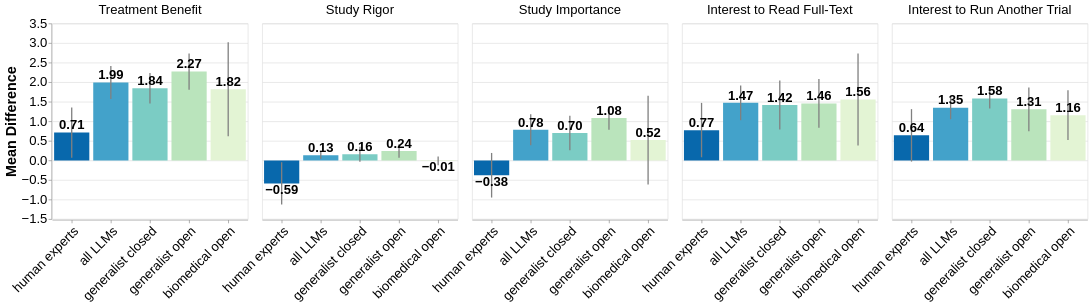

Notebook code cell kept with this figure:
### Markdown cell above
### Plots

### Code cell
# Create a mapping for custom facet titles
facet_title_mapping = {
    'benefit': 'Treatment Benefit',
    'rigor': 'Study Rigor',
    'importance': 'Study Importance',
    'full_text': 'Interest to Read Full-Text',
    'another_trial': 'Interest to Run Another Trial'
}

# Define the desired order for the facets
facet_order = ['Treatment Benefit', 'Study Rigor', 'Study Importance', 'Interest to Read Full-Text', 'Interest to Run Another Trial']

color_mapping = {
    'human experts': '#0868ac', 
    'all LLMs': '#43a2ca',  
    'generalist closed': '#7bccc4',  
    'generalist open': '#bae4bc',  
    'biomedical open': '#E3F4D4'
}

method_order = ['human experts', 'all LLMs', 'generalist closed', 'generalist open', 'biomedical open']

# Apply the mapping as a calculated field
chart_data = model_stats_final_df.copy()
chart_data['metric'] = chart_data['metric'].map(facet_title_mapping)

# Configure global font sizes
chart_config = {
    "axis": {"labelFontSize": 20, "titleFontSize": 22},  # Axis labels and titles
    "header": {"labelFontSize": 20, "titleFontSize": 22},  # Facet headers
    "legend": {"labelFontSize": 18, "titleFontSize": 20},  # Legend labels and titles
    "text": {"fontSize": 20},  # Text mark size
}

# Bar chart
bars = alt.Chart(chart_data).mark_bar().encode(
    x=alt.X('method:N', title=None, axis=alt.Axis(labelAngle=-45), sort=method_order),
    y=alt.Y('mean_diff:Q', title='Mean Difference'),
    color=alt.Color('method:N', title='Method', legend=None, scale=alt.Scale(domain=list(color_mapping.keys()), range=list(color_mapping.values())))
).properties(
    width=300,  # Set the width to 300 pixels
    height=300  # Set the height to 300 pixels
)

# Error bars
error_bars = alt.Chart(chart_data).mark_errorbar().encode(
    alt.X("method:N", sort=method_order),
    alt.Y("ci_lower:Q").title("Mean Difference"),
    alt.Y2("ci_upper:Q"),
    strokeWidth=alt.value(2),
    color=alt.value('gray')
)

# Add value labels
text = bars.mark_text(
    align='center',
    baseline='bottom',
    fontWeight='bold',
    dy=alt.expr(expr=alt.expr.if_(alt.datum.mean_diff >= 0, -1, 20))  # Adjust the position of the text    
).encode(
    text=alt.Text('mean_diff:Q', format='.2f'),
    color=alt.value('black')  # Set text color to black
)

# Combine layers and facet
chart = alt.layer(bars, error_bars, text, data=chart_data).facet(
    column=alt.Column('metric:N', title=None, sort=facet_order),
).configure(**chart_config)  # Apply the global configuration

# save to html
chart.save("./plots/interpretation_by_measures.html")

chart

### Figure 1 — Vega-Lite specification as saved in the notebook (floating-point values rounded to 4 significant figures)
{"config": {"view": {"continuousWidth": 300, "continuousHeight": 300}, "axis": {"labelFontSize": 20, "titleFontSize": 22}, "header": {"labelFontSize": 20, "titleFontSize": 22}, "legend": {"labelFontSize": 18, "titleFontSize": 20}, "text": {"fontSize": 20}}, "data": {"name": "data-90e281e705e9231f8f1fec0fcd1e1442"}, "facet": {"column": {"field": "metric", "sort": ["Treatment Benefit", "Study Rigor", "Study Importance", "Interest to Read Full-Text", "Interest to Run Another Trial"], "title": null, "type": "nominal"}}, "spec": {"layer": [{"mark": {"type": "bar"}, "encoding": {"color": {"field": "method", "legend": null, "scale": {"domain": ["human experts", "all LLMs", "generalist closed", "generalist open", "biomedical open"], "range": ["#0868ac", "#43a2ca", "#7bccc4", "#bae4bc", "#E3F4D4"]}, "title": "Method", "type": "nominal"}, "x": {"axis": {"labelAngle": -45}, "field": "method", "sort": ["human experts", "all LLMs", "generalist closed", "generalist open", "biomedical open"], "title": null, "type": "nominal"}, "y": {"field": "mean_diff", "title": "Mean Difference", "type": "quantitative"}}}, {"mark": {"type": "errorbar"}, "encoding": {"color": {"value": "gray"}, "strokeWidth": {"value": 2}, "x": {"field": "method", "sort": ["human experts", "all LLMs", "generalist closed", "generalist open", "biomedical open"], "type": "nominal"}, "y": {"field": "ci_lower", "title": "Mean Difference", "type": "quantitative"}, "y2": {"field": "ci_upper"}}}, {"mark": {"type": "text", "align": "center", "baseline": "bottom", "dy": {"expr": "if((datum.mean_diff >= 0),-1,20)"}, "fontWeight": "bold"}, "encoding": {"color": {"value": "black"}, "text": {"field": "mean_diff", "format": ".2f", "type": "quantitative"}, "x": {"axis": {"labelAngle": -45}, "field": "method", "sort": ["human experts", "all LLMs", "generalist closed", "generalist open", "biomedical open"], "title": null, "type": "nominal"}, "y": {"field": "mean_diff", "title": "Mean Difference", "type": "quantitative"}}}], "height": 300, "width": 300}, "$schema": "https://vega.github.io/schema/vega-lite/v5.20.1.json", "datasets": {"data-90e281e705e9231f8f1fec0fcd1e1442": [{"mean_diff": 0.71, "ci_lower": 0.07, "ci_upper": 1.35, "metric": "Treatment Benefit", "method": "human experts"}, {"mean_diff": -0.59, "ci_lower": -1.13, "ci_upper": -0.05, "metric": "Study Rigor", "method": "human experts"}, {"mean_diff": -0.38, "ci_lower": -0.95, "ci_upper": 0.19, "metric": "Study Importance", "method": "human experts"}, {"mean_diff": 0.77, "ci_lower": 0.08, "ci_upper": 1.47, "metric": "Interest to Read Full-Text", "method": "human experts"}, {"mean_diff": 0.64, "ci_lower": -0.03, "ci_upper": 1.31, "metric": "Interest to Run Another Trial", "method": "human experts"}, {"mean_diff": 1.991, "ci_lower": 1.567, "ci_upper": 2.415, "metric": "Treatment Benefit", "method": "all LLMs"}, {"mean_diff": 0.134, "ci_lower": 0.03292, "ci_upper": 0.2351, "metric": "Study Rigor", "method": "all LLMs"}, {"mean_diff": 0.782, "ci_lower": 0.3872, "ci_upper": 1.177, "metric": "Study Importance", "method": "all LLMs"}, {"mean_diff": 1.471, "ci_lower": 1.027, "ci_upper": 1.916, "metric": "Interest to Read Full-Text", "method": "all LLMs"}, {"mean_diff": 1.346, "ci_lower": 1.052, "ci_upper": 1.64, "metric": "Interest to Run Another Trial", "method": "all LLMs"}, {"mean_diff": 2.269, "ci_lower": 1.804, "ci_upper": 2.735, "metric": "Treatment Benefit", "method": "generalist open"}, {"mean_diff": 0.2408, "ci_lower": 0.06709, "ci_upper": 0.4146, "metric": "Study Rigor", "method": "generalist open"}, {"mean_diff": 1.082, "ci_lower": 0.7851, "ci_upper": 1.378, "metric": "Study Importance", "method": "generalist open"}, {"mean_diff": 1.457, "ci_lower": 0.8344, "ci_upper": 2.079, "metric": "Interest to Read Full-Text", "method": "generalist open"}, {"mean_diff": 1.305, "ci_lower": 0.7446, "ci_upper": 1.866, "metric": "Interest to Run Another Trial", "method": "generalist open"}, {"mean_diff": 1.821, "ci_lower": 0.6192, "ci_upper": 3.023, "metric": "Treatment Benefit", "method": "biomedical open"}, {"mean_diff": -0.01313, "ci_lower": -0.1246, "ci_upper": 0.09832, "metric": "Study Rigor", "method": "biomedical open"}, {"mean_diff": 0.5187, "ci_lower": -0.6164, "ci_upper": 1.654, "metric": "Study Importance", "method": "biomedical open"}, {"mean_diff": 1.556, "ci_lower": 0.3782, "ci_upper": 2.735, "metric": "Interest to Read Full-Text", "method": "biomedical open"}, {"mean_diff": 1.157, "ci_lower": 0.5185, "ci_upper": 1.795, "metric": "Interest to Run Another Trial", "method": "biomedical open"}, {"mean_diff": 1.844, "ci_lower": 1.452, "ci_upper": 2.236, "metric": "Treatment Benefit", "method": "generalist closed"}, {"mean_diff": 0.159, "ci_lower": -0.03361, "ci_upper": 0.3517, "metric": "Study Rigor", "method": "generalist closed"}, {"mean_diff": 0.7029, "ci_lower": 0.2614, "ci_upper": 1.144, "metric": "Study Importance", "method": "generalist closed"}, {"mean_diff": 1.415, "ci_lower": 0.7889, "ci_upper": 2.042, "metric": "Interest to Read Full-Text", "method": "generalist closed"}, {"mean_diff": 1.581, "ci_lower": 1.325, "ci_upper": 1.837, "metric": "Interest to Run Another Trial", "method": "generalist closed"}]}}
